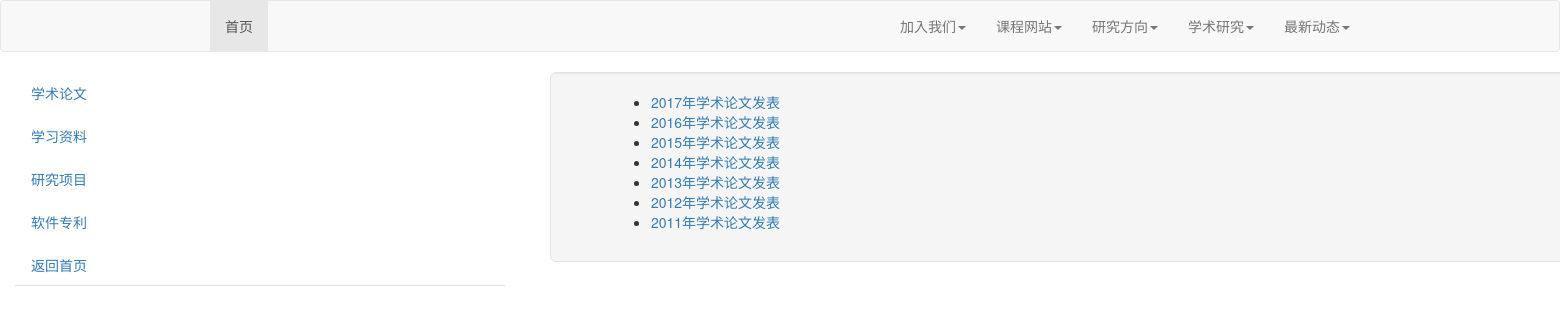
Screenshot of /ArticleList/6/8/No/ with the database file from the repository.
### app/models.py (models this page shows, shortened)
class Categories(db.Model):
    __tablename__='categories'
    id = db.Column(db.Integer, primary_key=True)
    name = db.Column(db.String(64), unique=True, index=True)
    sons = db.relationship('SubCategories',backref='father')

class SubCategories(db.Model):
    __tablename__='subcategories'
    id = db.Column(db.Integer, primary_key=True)
    name = db.Column(db.String(64), unique=True, index=True)
    father_id = db.Column(db.Integer, db.ForeignKey('categories.id'))
    sons = db.relationship('Articles',backref='father')

class Articles(db.Model):
    __tablename__='articles'
    id = db.Column(db.Integer, primary_key=True)
    title = db.Column(db.String(64), unique=True, index=True)
    content = db.Column(db.Text)
    date = db.Column(db.String(32))
    father_id = db.Column(db.Integer, db.ForeignKey('subcategories.id'))

### app/main/views.py (the view)
@main.route('/ArticleList/<C>/<SC>/<A>/', methods=['GET'])
def ArticleList(C,SC,A):
    Category = Categories.query.filter_by(id=C).first()
    if A == 'No':
        Article = None
    else:
        Article = Articles.query.filter_by(id=A).first()
    if SC != 'No':
        SubCategory = SubCategories.query.filter_by(id=SC).first()
    else:
        SubCategory = None
    CategoriesList = Categories.query.all()
    CategoriesIterator = Categories.query.first()
    SubCategoriesList = SubCategories.query.all()
    SubCategoriesIterator = SubCategories.query.first()
    ArticlesList = Articles.query.all()
    ArticlesIterator = Articles.query.first()
    return render_template('ArticleList.html',Category = Category, SubCategory = SubCategory, Article = Article,\
        CategoriesList = CategoriesList, SubCategoriesList = SubCategoriesList, ArticlesList = ArticlesList,\
        CategoriesIterator = CategoriesIterator, SubCategoriesIterator = SubCategoriesIterator, ArticlesIterator = ArticlesIterator,\
        Categories = Categories, SubCategories = SubCategories, Articles = Articles)

### app/templates/ArticleList.html (shortened to what this page needs)
{% extends "base.html" %}
{% import "bootstrap/wtf.html" as wtf %}
{% block content %}
<nav class="navbar navbar-default" role="navigation">
<div class="container">
	<div class="row clearfix">
		<div class="col-md-12 column">
			<ul class="nav navbar-nav">
				<li class="active">
					 <a href="{{ url_for('main.index') }}">首页</a>
				</li>
			</ul>
			<ul class="nav navbar-nav navbar-right">
				{% for CategoriesIterator in CategoriesList %}
					{% if CategoriesIterator.sons == [] %}
						<li>
					 		<a href="{{url_for('main.ArticleList', C = CategoriesIterator.id, SC = 'No')}}">{{CategoriesIterator.name}}</a>
						</li>
					{% else %}
						<li class="dropdown pull-right">
					 		<a href="#" data-toggle="dropdown" class="dropdown-toggle">{{CategoriesIterator.name}}<strong class="caret"></strong></a>
						</li>
					{% endif %}
				{% endfor %}
			</ul>
		</div>
</div>
</nav>
		<div class="col-md-4 column">
			<ul class="nav nav-tabs nav-stacked">
				{% if Category.sons != [] %}
					{% for SubCategoriesIterator in Category.sons %}
						<li>
					 		<a href="{{url_for('main.ArticleList', C = Category.id, SC = SubCategoriesIterator.id, A = 'No')}}">{{SubCategoriesIterator.name}}</a>
						</li>
					{% endfor %}
				{% endif %}
				<li>
					 <a href="{{ url_for('main.index') }}">返回首页</a>
				</li>
			</ul>
		</div>
		<div class="col-md-8 column">
			<div class="container">
				<div class="row clearfix">
					<div class="col-md-12 column">
						{% if Article == None %}
						<div class="jumbotron well">
							<ul>
								{% if SubCategory.sons != [] %}
									{% for ArticlesIterator in SubCategory.sons %}
										<li>
											<a href="{{url_for('main.ArticleList', C = Category.id, SC = SubCategoriesIterator.id, A = ArticlesIterator.id)}}">{{ArticlesIterator.title}}</a>
										</li>
									{% endfor %}
								{% endif %}
							</ul>
						</div>
						{% else %}
						<h1>{{Article.title}}</h1>
						<h3>{{Article.content|safe}}</h3>
						{% endif %}
					</div>
				</div>
			</div>
		</div>
{% endblock %}

### rows the page displays
Categories: name "最新动态"
Categories: name "学术研究"
Categories: name "研究方向"
Categories: name "课程网站"
Categories: name "加入我们"
SubCategories: name "学术论文"
SubCategories: name "学习资料"
SubCategories: name "研究项目"
SubCategories: name "软件专利"
Articles: title "2017年学术论文发表"
Articles: title "2016年学术论文发表"
Articles: title "2015年学术论文发表"
Articles: title "2014年学术论文发表"
Articles: title "2013年学术论文发表"
Articles: title "2012年学术论文发表"
Articles: title "2011年学术论文发表"
